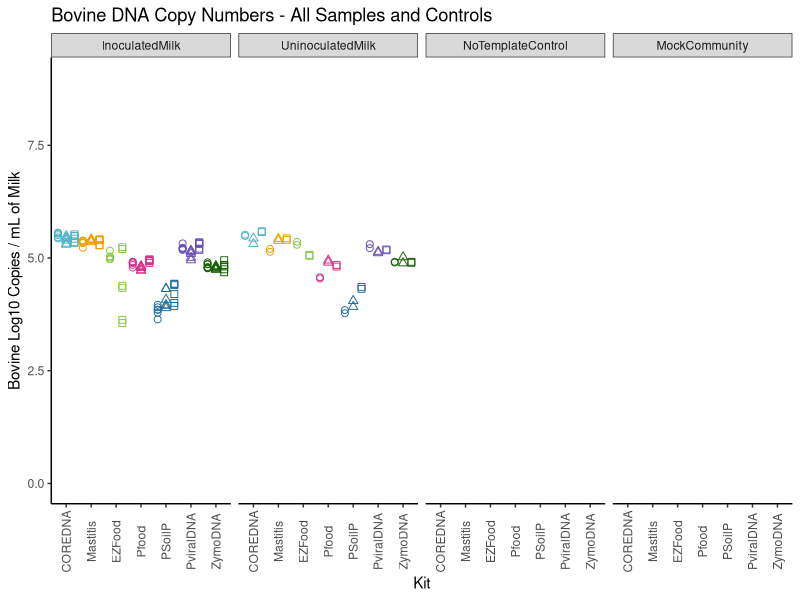
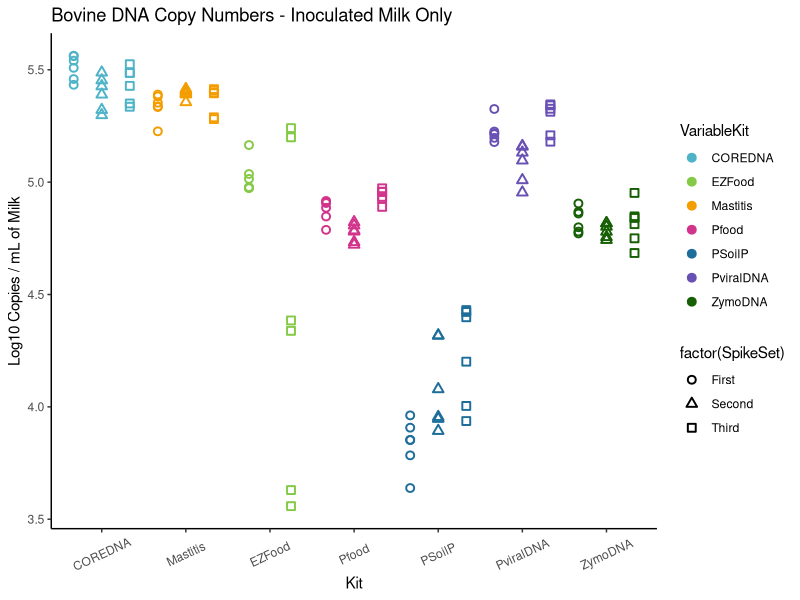
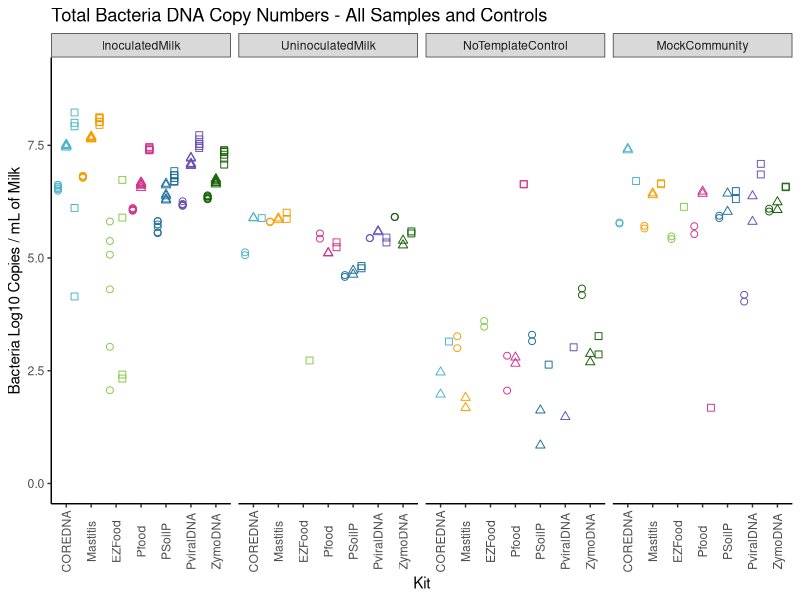
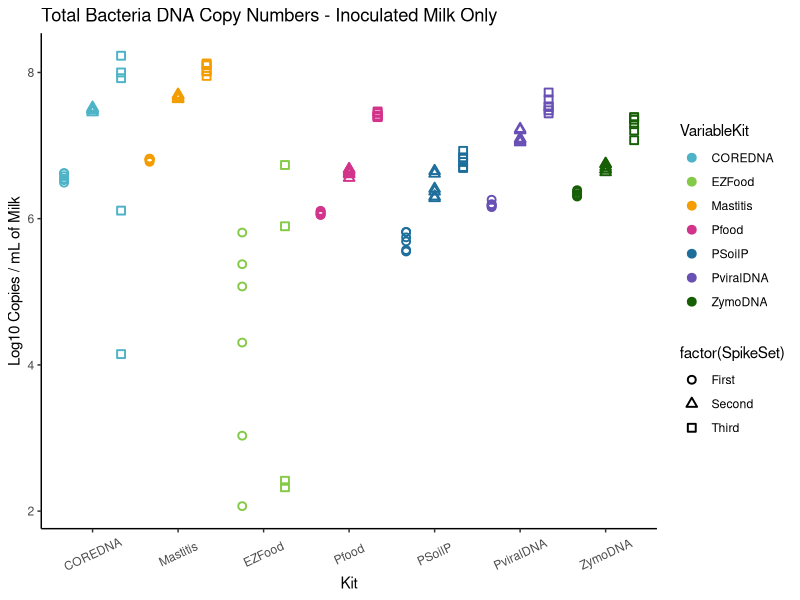
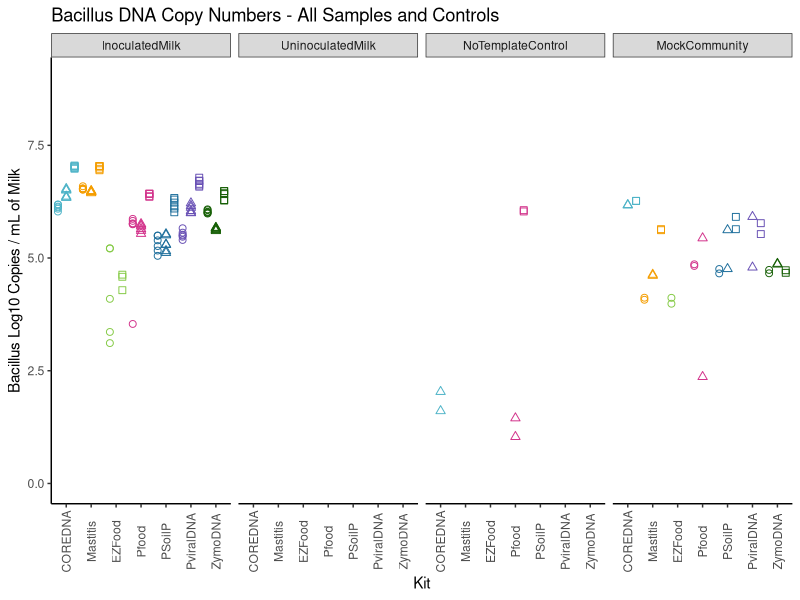
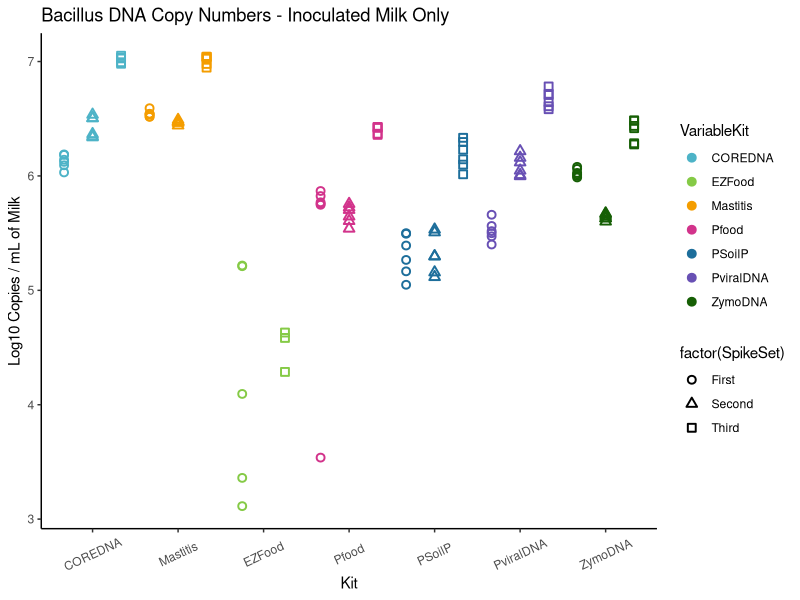
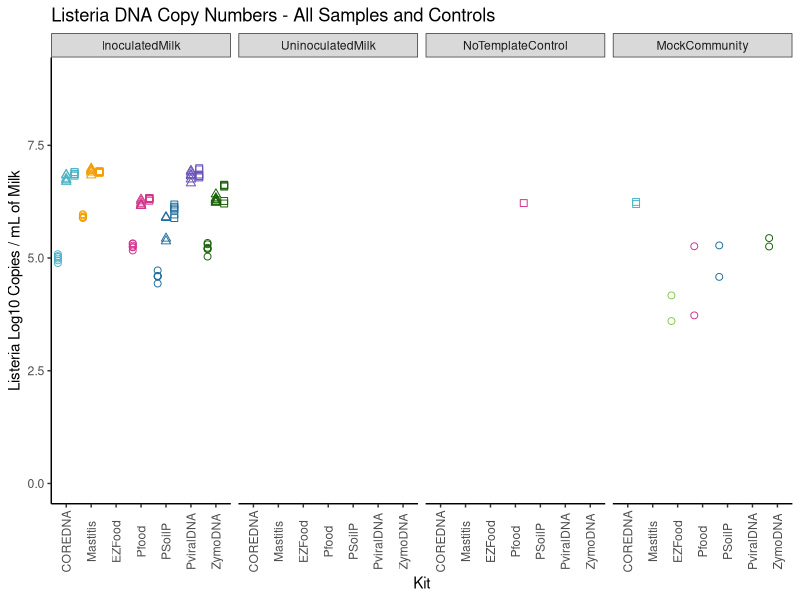
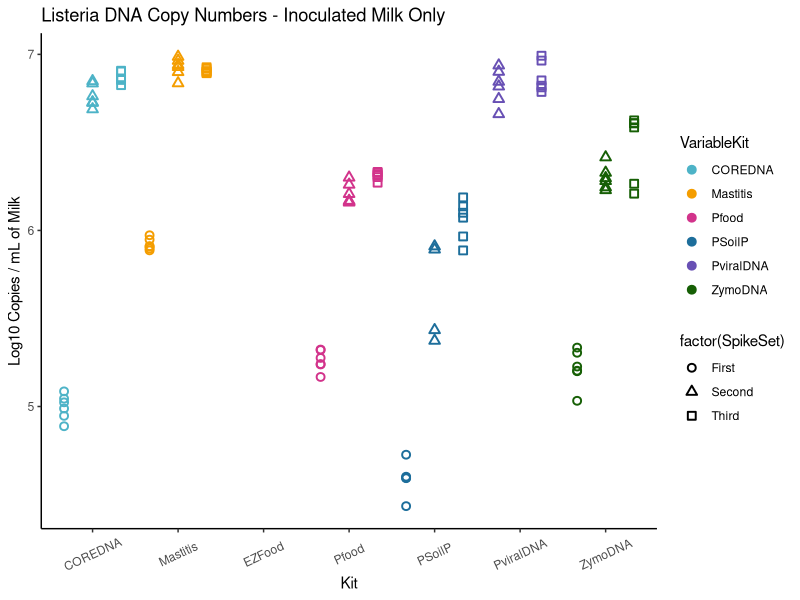

Source code (R) for these figures, in order:
## ---- chunk 1
#Data File: CleanDNAprepData1.18.19
library(ggplot2)
library(dplyr)
library(emmeans)
library(multcompView)

#Read Data
AllData <- read.table("Inputs/CleanDNAprepData1.18.19.txt", sep="\t",  fill = TRUE, header=TRUE)
SampleData <- AllData %>% filter(VariableSampleType!="Standard", VariableSampleType!="NP40InoculatedMilk")
#dim (SampleData)
## ---- chunk 2

#Filter Subset from Sample Data
Bovine <- SampleData %>% filter(Assay=="Bovine DNA")
#dim(Bovine)

#Summary Statistics

Bovine.summary <- Bovine %>%
  group_by(VariableKit,VariableSampleType) %>%
  summarize(mean_LogCopiespermLofMilk=mean(LogCopiespermLofMilk,na.rm=T),
            st_dev=sd(LogCopiespermLofMilk,na.rm=T),
            n_total=n())%>%
  data.frame()

# Bovine: Milk Data and Controls
Bovine.Inn.Ctrl <- Bovine %>% filter(VariableSampleType!="NP40InoculatedMilk")
#dim(Bovine.Inn.Ctrl)

Bovine.InnOnly <- Bovine %>% filter(VariableSampleType=="InoculatedMilk", LogCopiespermLofMilk>0.001)
Bovine.InnOnly %>%
  group_by(VariableSampleType, VariableSpikeSet, VariableKit) %>%
  summarize(mean_LogCopies=mean(LogCopiespermLofMilk,na.rm=T),
            st_dev=sd(LogCopiespermLofMilk,na.rm=T),
            n_total=n())%>%
  data.frame()

#dim(Bovine.InnOnly)

Colors <- c("COREDNA" = "#4DB3C7", "EZFood"= "#85CA46", "Mastitis"= "#F49D00","Pfood"= "#D2338B", "PSoilP"="#1D6E9B", "PviralDNA"= "#6850B4", "ZymoDNA"="#165F05")


Bovine.Inn.Ctrl$VariableSampleType <- factor(Bovine.Inn.Ctrl$VariableSampleType, levels=c('InoculatedMilk', 'UninoculatedMilk', 'NoTemplateControl', 'MockCommunity'))

ggplot(data=Bovine.Inn.Ctrl, aes(VariableKit,LogCopiespermLofMilk, color= VariableKit, shape=SpikeSet), show.legend = F)+
  scale_shape_discrete(solid=F) +
  ylab ("Bovine Log10 Copies / mL of Milk")+  
  xlab ("Kit")+
  geom_point(aes(colour = VariableKit), size = 2, stroke = .5, position=position_jitterdodge(jitter.width=0, dodge.width = 1), show.legend = F) +
  facet_wrap(vars(VariableSampleType),nrow = 1)+
  ggtitle("Bovine DNA Copy Numbers - All Samples and Controls")+
  theme_bw()+
  ylim(0, 9)+
  scale_color_manual(values=Colors)+
  theme(panel.grid.major = element_blank())+
  theme(panel.grid.minor = element_blank())+
  theme(panel.background = element_blank())+
  theme(panel.border = element_blank())+
  theme(axis.line = element_line())+
  theme(axis.text.x=element_text(angle=90,vjust=0.5))+
  scale_x_discrete(limits=c("COREDNA", "Mastitis", "EZFood",  "Pfood", "PSoilP", "PviralDNA", "ZymoDNA"))

ggplot(Bovine.InnOnly, aes(VariableKit,LogCopiespermLofMilk,shape = factor(SpikeSet))) +
  scale_shape_discrete(solid=F) +
  geom_point(aes(colour = VariableKit), size = 2, stroke = 1, position=position_jitterdodge(jitter.width=0, dodge.width = 1)) +
  ylab ("Log10 Copies / mL of Milk")+
  xlab ("Kit")+
  ggtitle("Bovine DNA Copy Numbers - Inoculated Milk Only")+
  theme_bw()+
  scale_color_manual(values=Colors)+
  theme(panel.grid.major = element_blank())+
  theme(panel.grid.minor = element_blank())+
  theme(panel.background = element_blank())+
  theme(panel.border = element_blank())+
  theme(axis.line = element_line())+
  theme(axis.text.x=element_text(angle=25,vjust=0.5))+
  scale_x_discrete(limits=c("COREDNA", "Mastitis", "EZFood",  "Pfood", "PSoilP", "PviralDNA", "ZymoDNA"))
## ---- chunk 3
#Data File: CleanDNAprepData1.18.19
library(ggplot2)
library(dplyr)
library(emmeans)
library(multcompView)

#Filter Subset from Sample Data
TotalBacterialDNA <- SampleData %>% filter(Assay=="Total Bacterial DNA")
#dim(TotalBacterialDNA)

#Summary Statistics

TotalBacterialDNA.summary <- TotalBacterialDNA %>%
  group_by(VariableKit,VariableSampleType) %>%
  summarize(mean_LogCopiespermLofMilk=mean(LogCopiespermLofMilk,na.rm=T),
            st_dev=sd(LogCopiespermLofMilk,na.rm=T),
            n_total=n())%>%
  data.frame()

# Inoculated Milk Data
TotalBacterialDNA.InnOnly <- TotalBacterialDNA %>% filter(VariableSampleType=="InoculatedMilk", LogCopiespermLofMilk>0.001)
TotalBacterialDNA.InnOnly %>%
  group_by(VariableSampleType, VariableSpikeSet, VariableKit) %>%
  summarize(mean_LogCopiespermLofMilk=mean(LogCopiespermLofMilk,na.rm=T),
            st_dev=sd(LogCopiespermLofMilk,na.rm=T),
            n_total=n())%>%
  data.frame()

# Total Bacteria: Milk Data and Controls
Bacteria.Inn.Ctrl <- TotalBacterialDNA %>% filter(VariableSampleType!="NP40InoculatedMilk")
#dim(Bacteria.Inn.Ctrl)

Colors <- c("COREDNA" = "#4DB3C7", "EZFood"= "#85CA46", "Mastitis"= "#F49D00","Pfood"= "#D2338B", "PSoilP"="#1D6E9B", "PviralDNA"= "#6850B4", "ZymoDNA"="#165F05")


Bacteria.Inn.Ctrl$VariableSampleType <- factor(Bacteria.Inn.Ctrl$VariableSampleType, levels=c('InoculatedMilk', 'UninoculatedMilk', 'NoTemplateControl', 'MockCommunity'))

ggplot(data=Bacteria.Inn.Ctrl, aes(VariableKit,LogCopiespermLofMilk, color= VariableKit, shape=SpikeSet))+
  scale_shape_discrete(solid=F) +
  ylab ("Bacteria Log10 Copies / mL of Milk")+  
  xlab ("Kit")+
  geom_point(aes(colour = VariableKit), size = 2, stroke = .5, position=position_jitterdodge(jitter.width=0, dodge.width = 1), show.legend = F) +
  facet_wrap(vars(VariableSampleType),nrow = 1)+
  ggtitle("Total Bacteria DNA Copy Numbers - All Samples and Controls")+
  theme_bw()+
  ylim(0, 9)+
  scale_color_manual(values=Colors)+
  theme(panel.grid.major = element_blank())+
  theme(panel.grid.minor = element_blank())+
  theme(panel.background = element_blank())+
  theme(panel.border = element_blank())+
  theme(axis.line = element_line())+
  theme(axis.text.x=element_text(angle=90,vjust=0.5))+
  scale_x_discrete(limits=c("COREDNA", "Mastitis", "EZFood",  "Pfood", "PSoilP", "PviralDNA", "ZymoDNA"))

ggplot(TotalBacterialDNA.InnOnly, aes(VariableKit,LogCopiespermLofMilk,shape = factor(SpikeSet))) +
  scale_shape_discrete(solid=F) +
  geom_point(aes(colour = VariableKit), size = 2, stroke = 1, position=position_jitterdodge(jitter.width=0, dodge.width = 1)) +
  ylab ("Log10 Copies / mL of Milk")+
  xlab ("Kit")+
  ggtitle("Total Bacteria DNA Copy Numbers - Inoculated Milk Only")+
  theme_bw()+
  scale_color_manual(values=Colors)+
  theme(panel.grid.major = element_blank())+
  theme(panel.grid.minor = element_blank())+
  theme(panel.background = element_blank())+
  theme(panel.border = element_blank())+
  theme(axis.line = element_line())+
  theme(axis.text.x=element_text(angle=25,vjust=0.5))+
  scale_x_discrete(limits=c("COREDNA", "Mastitis", "EZFood",  "Pfood", "PSoilP", "PviralDNA", "ZymoDNA"))

## ---- chunk 4
#Data File: CleanDNAprepData1.18.19
library(ggplot2)
library(dplyr)
library(emmeans)
library(multcompView)

#Filter Subset from Sample Data
Bacillus <- SampleData %>% filter(Assay=="Bacillus wiedmannii")
#dim(Bacillus)

#Summary Statistics

Bacillus.summary <- Bacillus %>%
  group_by(VariableKit,VariableSampleType) %>%
  summarize(mean_LogCopiespermLofMilk=mean(LogCopiespermLofMilk,na.rm=T),
            st_dev=sd(LogCopiespermLofMilk,na.rm=T),
            n_total=n())%>%
  data.frame()

# Inoculated Milk Data
Bacillus.InnOnly <- Bacillus %>% filter(VariableSampleType=="InoculatedMilk", LogCopiespermLofMilk>0.001)
Bacillus.InnOnly %>%
  group_by(VariableSampleType, VariableSpikeSet, VariableKit) %>%
  summarize(mean_LogCopiespermLofMilk=mean(LogCopiespermLofMilk,na.rm=T),
            st_dev=sd(LogCopiespermLofMilk,na.rm=T),
            n_total=n())%>%
  data.frame()

# Bacillus: Milk Data and Controls
Bacillus.Inn.Ctrl <- Bacillus %>% filter(VariableSampleType!="NP40InoculatedMilk")
#dim(Bacillus.Inn.Ctrl)

Colors <- c("COREDNA" = "#4DB3C7", "EZFood"= "#85CA46", "Mastitis"= "#F49D00","Pfood"= "#D2338B", "PSoilP"="#1D6E9B", "PviralDNA"= "#6850B4", "ZymoDNA"="#165F05")


Bacillus.Inn.Ctrl$VariableSampleType <- factor(Bacillus.Inn.Ctrl$VariableSampleType, levels=c('InoculatedMilk', 'UninoculatedMilk', 'NoTemplateControl', 'MockCommunity'))

ggplot(data=Bacillus.Inn.Ctrl, aes(VariableKit,LogCopiespermLofMilk, color= VariableKit, shape=SpikeSet))+
  scale_shape_discrete(solid=F) +
  ylab ("Bacillus Log10 Copies / mL of Milk")+  
  xlab ("Kit")+
  geom_point(aes(colour = VariableKit), size = 2, stroke = .5, position=position_jitterdodge(jitter.width=0, dodge.width = 1), show.legend = F) +
  facet_wrap(vars(VariableSampleType),nrow = 1)+
  ggtitle("Bacillus DNA Copy Numbers - All Samples and Controls")+
  theme_bw()+
  ylim(0, 9)+
  scale_color_manual(values=Colors)+
  theme(panel.grid.major = element_blank())+
  theme(panel.grid.minor = element_blank())+
  theme(panel.background = element_blank())+
  theme(panel.border = element_blank())+
  theme(axis.line = element_line())+
  theme(axis.text.x=element_text(angle=90,vjust=0.5))+
  scale_x_discrete(limits=c("COREDNA", "Mastitis", "EZFood",  "Pfood", "PSoilP", "PviralDNA", "ZymoDNA"))

ggplot(Bacillus.InnOnly, aes(VariableKit,LogCopiespermLofMilk,shape = factor(SpikeSet))) +
  scale_shape_discrete(solid=F) +
  geom_point(aes(colour = VariableKit), size = 2, stroke = 1, position=position_jitterdodge(jitter.width=0, dodge.width = 1)) +
  ylab ("Log10 Copies / mL of Milk")+
  xlab ("Kit")+
  ggtitle("Bacillus DNA Copy Numbers - Inoculated Milk Only")+
  theme_bw()+
  scale_color_manual(values=Colors)+
  theme(panel.grid.major = element_blank())+
  theme(panel.grid.minor = element_blank())+
  theme(panel.background = element_blank())+
  theme(panel.border = element_blank())+
  theme(axis.line = element_line())+
  theme(axis.text.x=element_text(angle=25,vjust=0.5))+
  scale_x_discrete(limits=c("COREDNA", "Mastitis", "EZFood",  "Pfood", "PSoilP", "PviralDNA", "ZymoDNA"))

## ---- chunk 5
#Data File: CleanDNAprepData1.18.19
library(ggplot2)
library(dplyr)
library(emmeans)
library(multcompView)

#Filter Subset from Sample Data
Listeria <- SampleData %>% filter(Assay=="Listeria monocytogenes")
#dim(Listeria)

#Summary Statistics

Listeria.summary <- Listeria %>%
 group_by(VariableKit,VariableSampleType) %>%
  summarize(mean_LogCopiespermLofMilk=mean(LogCopiespermLofMilk,na.rm=T),
            st_dev=sd(LogCopiespermLofMilk,na.rm=T),
            n_total=n())%>%
  data.frame()

# Inoculated Milk Data
Listeria.InnOnly <- Listeria %>% filter(VariableSampleType=="InoculatedMilk", LogCopiespermLofMilk>0.001)
Listeria.InnOnly %>%
  group_by(VariableSampleType, VariableSpikeSet, VariableKit) %>%
  summarize(mean_LogCopiespermLofMilk=mean(LogCopiespermLofMilk,na.rm=T),
            st_dev=sd(LogCopiespermLofMilk,na.rm=T),
            n_total=n())%>%
  data.frame()

# Listeria: Milk Data and Controls
Listeria.Inn.Ctrl <- Listeria %>% filter(VariableSampleType!="NP40InoculatedMilk")
#dim(Listeria.Inn.Ctrl)

Colors <- c("COREDNA" = "#4DB3C7", "EZFood"= "#85CA46", "Mastitis"= "#F49D00","Pfood"= "#D2338B", "PSoilP"="#1D6E9B", "PviralDNA"= "#6850B4", "ZymoDNA"="#165F05")


Listeria.Inn.Ctrl$VariableSampleType <- factor(Listeria.Inn.Ctrl$VariableSampleType, levels=c('InoculatedMilk', 'UninoculatedMilk', 'NoTemplateControl', 'MockCommunity'))

ggplot(data=Listeria.Inn.Ctrl, aes(VariableKit,LogCopiespermLofMilk, color= VariableKit, shape=SpikeSet))+
  scale_shape_discrete(solid=F) +
  ylab ("Listeria Log10 Copies / mL of Milk")+  
  xlab ("Kit")+
  geom_point(aes(colour = VariableKit), size = 2, stroke = .5, position=position_jitterdodge(jitter.width=0, dodge.width = 1),show.legend = F) +
  facet_wrap(vars(VariableSampleType),nrow = 1)+
  ggtitle("Listeria DNA Copy Numbers - All Samples and Controls")+
  theme_bw()+
  ylim(0, 9)+
  scale_color_manual(values=Colors)+
  theme(panel.grid.major = element_blank())+
  theme(panel.grid.minor = element_blank())+
  theme(panel.background = element_blank())+
  theme(panel.border = element_blank())+
  theme(axis.line = element_line())+
  theme(axis.text.x=element_text(angle=90,vjust=0.5))+
  scale_x_discrete(limits=c("COREDNA", "Mastitis", "EZFood",  "Pfood", "PSoilP", "PviralDNA", "ZymoDNA"))

ggplot(Listeria.InnOnly, aes(VariableKit,LogCopiespermLofMilk,shape = factor(SpikeSet))) +
  scale_shape_discrete(solid=F) +
  geom_point(aes(colour = VariableKit), size = 2, stroke = 1, position=position_jitterdodge(jitter.width=0, dodge.width = 1)) +
  ylab ("Log10 Copies / mL of Milk")+
  xlab ("Kit")+
  ggtitle("Listeria DNA Copy Numbers - Inoculated Milk Only")+
  theme_bw()+
  scale_color_manual(values=Colors)+
  theme(panel.grid.major = element_blank())+
  theme(panel.grid.minor = element_blank())+
  theme(panel.background = element_blank())+
  theme(panel.border = element_blank())+
  theme(axis.line = element_line())+
  theme(axis.text.x=element_text(angle=25,vjust=0.5))+
  scale_x_discrete(limits=c("COREDNA", "Mastitis", "EZFood",  "Pfood", "PSoilP", "PviralDNA", "ZymoDNA"))
## ---- chunk 6
#Data File: CleanDNAprepData1.18.19
library(ggplot2)
library(dplyr)
library(emmeans)
library(multcompView)

#Filter Subset from Sample Data
Mycobacterium <- SampleData %>% filter(Assay=="Mycobacterium smegmatis")
#dim(Mycobacterium)

#Summary Statistics

Mycobacterium.summary <- Mycobacterium %>%
  group_by(VariableKit,VariableSampleType) %>%
  summarize(mean_LogCopiespermLofMilk=mean(LogCopiespermLofMilk,na.rm=T),
            st_dev=sd(LogCopiespermLofMilk,na.rm=T),
            n_total=n())%>%
  data.frame()

# Inoculated Milk Data
Mycobacterium.InnOnly <- Mycobacterium %>% filter(VariableSampleType=="InoculatedMilk", LogCopiespermLofMilk>0.001)
Mycobacterium.InnOnly %>%
  group_by(VariableSampleType, VariableSpikeSet, VariableKit) %>%
  summarize(mean_LogCopiespermLofMilk=mean(LogCopiespermLofMilk,na.rm=T),
            st_dev=sd(LogCopiespermLofMilk,na.rm=T),
            n_total=n())%>%
  data.frame()

# Mycobacterium: Milk Data and Controls
Mycobacterium.Inn.Ctrl <- Mycobacterium %>% filter(VariableSampleType!="NP40InoculatedMilk")
#dim(Mycobacterium.Inn.Ctrl)

Colors <- c("COREDNA" = "#4DB3C7", "EZFood"= "#85CA46", "Mastitis"= "#F49D00","Pfood"= "#D2338B", "PSoilP"="#1D6E9B", "PviralDNA"= "#6850B4", "ZymoDNA"="#165F05")


Mycobacterium.Inn.Ctrl$VariableSampleType <- factor(Mycobacterium.Inn.Ctrl$VariableSampleType, levels=c('InoculatedMilk', 'UninoculatedMilk', 'NoTemplateControl', 'MockCommunity'))

ggplot(data=Mycobacterium.Inn.Ctrl, aes(VariableKit,LogCopiespermLofMilk, color= VariableKit, shape=SpikeSet))+
  scale_shape_discrete(solid=F) +
  ylab ("Mycobacterium Log10 Copies / mL of Milk")+  
  xlab ("Kit")+
  geom_point(aes(colour = VariableKit), size = 2, stroke = .5, position=position_jitterdodge(jitter.width=0, dodge.width = 1), show.legend = F) +
  facet_wrap(vars(VariableSampleType),nrow = 1)+
  ggtitle("Mycobacterium DNA Copy Numbers - All Samples and Controls")+
  theme_bw()+
  ylim(0, 9)+
  scale_color_manual(values=Colors)+
  theme(panel.grid.major = element_blank())+
  theme(panel.grid.minor = element_blank())+
  theme(panel.background = element_blank())+
  theme(panel.border = element_blank())+
  theme(axis.line = element_line())+
  theme(axis.text.x=element_text(angle=90,vjust=0.5))+
  scale_x_discrete(limits=c("COREDNA", "Mastitis", "EZFood",  "Pfood", "PSoilP", "PviralDNA", "ZymoDNA"))

ggplot(Mycobacterium.InnOnly, aes(VariableKit,LogCopiespermLofMilk,shape = factor(SpikeSet))) +
  scale_shape_discrete(solid=F) +
  geom_point(aes(colour = VariableKit), size = 2, stroke = 1, position=position_jitterdodge(jitter.width=0, dodge.width = 1)) +
  ylab ("Log10 Copies / mL of Milk")+
  xlab ("Kit")+
  ggtitle("Mycobacterium DNA Copy Numbers - Inoculated Milk Only")+
  theme_bw()+
  scale_color_manual(values=Colors)+
  theme(panel.grid.major = element_blank())+
  theme(panel.grid.minor = element_blank())+
  theme(panel.background = element_blank())+
  theme(panel.border = element_blank())+
  theme(axis.line = element_line())+
  theme(axis.text.x=element_text(angle=25,vjust=0.5))+
  scale_x_discrete(limits=c("COREDNA", "Mastitis", "EZFood",  "Pfood", "PSoilP", "PviralDNA", "ZymoDNA"))

## ---- chunk 7
#Data File: CleanDNAprepData1.18.19
library(ggplot2)
library(dplyr)
library(emmeans)
library(multcompView)

#Filter Subset from Sample Data
Salmonella <- SampleData %>% filter(Assay=="Salmonella sp.")
#dim(Salmonella)

#Summary Statistics

Salmonella.summary <- Salmonella %>%
  group_by(VariableKit,VariableSampleType) %>%
  summarize(mean_LogCopiespermLofMilk=mean(LogCopiespermLofMilk,na.rm=T),
            st_dev=sd(LogCopiespermLofMilk,na.rm=T),
            n_total=n())%>%
  data.frame()
 
# Inoculated Milk Data
Salmonella.InnOnly <- Salmonella %>% filter(VariableSampleType=="InoculatedMilk", LogCopiespermLofMilk>0.001)
Salmonella.InnOnly %>%
  group_by(VariableSampleType, VariableSpikeSet, VariableKit) %>%
  summarize(mean_LogCopiespermLofMilk=mean(LogCopiespermLofMilk,na.rm=T),
            st_dev=sd(LogCopiespermLofMilk,na.rm=T),
            n_total=n())%>%
  data.frame()

# Salmonella: Milk Data and Controls
Salmonella.Inn.Ctrl <- Salmonella %>% filter(VariableSampleType!="NP40InoculatedMilk")
#dim(Salmonella.Inn.Ctrl)

Colors <- c("COREDNA" = "#4DB3C7", "EZFood"= "#85CA46", "Mastitis"= "#F49D00","Pfood"= "#D2338B", "PSoilP"="#1D6E9B", "PviralDNA"= "#6850B4", "ZymoDNA"="#165F05")


Salmonella.Inn.Ctrl$VariableSampleType <- factor(Salmonella.Inn.Ctrl$VariableSampleType, levels=c('InoculatedMilk', 'UninoculatedMilk', 'NoTemplateControl', 'MockCommunity'))

ggplot(data=Salmonella.Inn.Ctrl, aes(VariableKit,LogCopiespermLofMilk, color= VariableKit, shape=SpikeSet))+
  scale_shape_discrete(solid=F) +
  ylab ("Salmonella Log10 Copies / mL of Milk")+  
  xlab ("Kit")+
  geom_point(aes(colour = VariableKit), size = 2, stroke = .5, position=position_jitterdodge(jitter.width=0, dodge.width = 1), show.legend = F) +
  facet_wrap(vars(VariableSampleType),nrow = 1)+
  ggtitle("Salmonella DNA Copy Numbers - All Samples and Controls")+
  theme_bw()+
  ylim(0, 9)+
  scale_color_manual(values=Colors)+
  theme(panel.grid.major = element_blank())+
  theme(panel.grid.minor = element_blank())+
  theme(panel.background = element_blank())+
  theme(panel.border = element_blank())+
  theme(axis.line = element_line())+
  theme(axis.text.x=element_text(angle=90,vjust=0.5))+
  scale_x_discrete(limits=c("COREDNA", "Mastitis", "EZFood",  "Pfood", "PSoilP", "PviralDNA", "ZymoDNA"))

ggplot(Salmonella.InnOnly, aes(VariableKit,LogCopiespermLofMilk,shape = factor(SpikeSet))) +
  scale_shape_discrete(solid=F) +
  geom_point(aes(colour = VariableKit), size = 2, stroke = 1, position=position_jitterdodge(jitter.width=0, dodge.width = 1)) +
  ylab ("Log10 Copies / mL of Milk")+
  xlab ("Kit")+
  ggtitle("Salmonella DNA Copy Numbers - Inoculated Milk Only")+
  theme_bw()+
  scale_color_manual(values=Colors)+
  theme(panel.grid.major = element_blank())+
  theme(panel.grid.minor = element_blank())+
  theme(panel.background = element_blank())+
  theme(panel.border = element_blank())+
  theme(axis.line = element_line())+
  theme(axis.text.x=element_text(angle=25,vjust=0.5))+
  scale_x_discrete(limits=c("COREDNA", "Mastitis", "EZFood",  "Pfood", "PSoilP", "PviralDNA", "ZymoDNA"))
